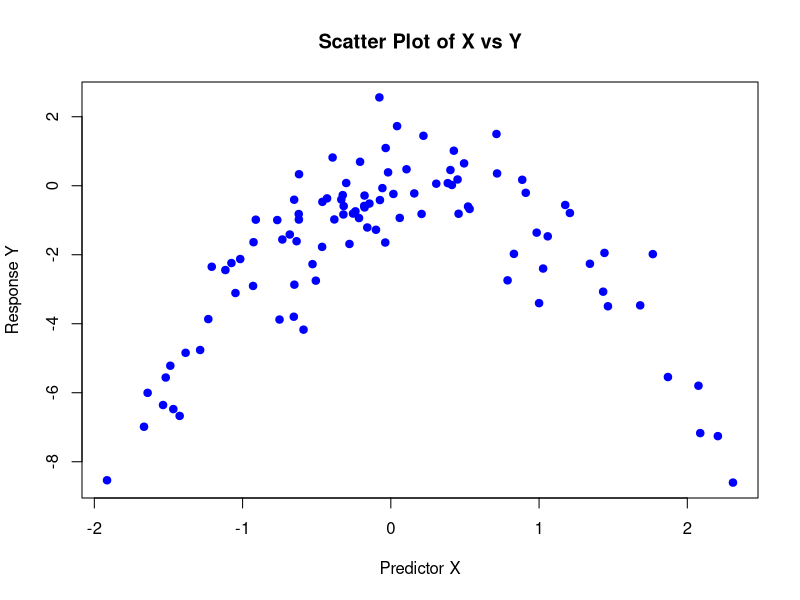

Reproduce this figure in R.
# (a) 生成模拟数据集及参数、模型
set.seed(1)  # 设置随机种子保证可重复性
n <- 100     # 样本量：x和y各生成100个值
p <- 1       # 预测变量个数：仅X
y <- rnorm(n)
x <- rnorm(n)
y <- x - 2 * x^2 + rnorm(n)  # 真实数据生成模型

# 输出结果
cat("n =", n, "
p =", p, "
")
cat("数据生成模型：y = x - 2x² + ε，其中ε ~ N(0,1)")

# (b) 绘制X对Y的散点图
plot(x, y, 
    main = "Scatter Plot of X vs Y",  # 图标题
    xlab = "Predictor X",             # X轴标签
    ylab = "Response Y",              # Y轴标签
    pch = 19,                         # 实心点样式
    col = "blue")                     # 点颜色

# (c) 计算四个模型的LOOCV误差
library(boot)  # 加载交叉验证所需包
dat <- data.frame(x = x, y = y)  # 创建数据框

# 模型i：线性模型（无二次项）
model_i <- glm(y ~ x, data = dat)
loocv_i <- cv.glm(dat, model_i)$delta[1]  # 提取LOOCV误差（delta[1]为PRESS统计量）

# 模型ii：含二次项
model_ii <- glm(y ~ x + I(x^2), data = dat)  # I(x^2)表示x的平方
loocv_ii <- cv.glm(dat, model_ii)$delta[1]

# 模型iii：含三次项
model_iii <- glm(y ~ x + I(x^2) + I(x^3), data = dat)
loocv_iii <- cv.glm(dat, model_iii)$delta[1]

# 模型iv：含四次项
model_iv <- glm(y ~ x + I(x^2) + I(x^3) + I(x^4), data = dat)
loocv_iv <- cv.glm(dat, model_iv)$delta[1]

# 输出结果
cat("模型i（线性）LOOCV误差：", round(loocv_i, 4), "
")
cat("模型ii（二次）LOOCV误差：", round(loocv_ii, 4), "
")
cat("模型iii（三次）LOOCV误差：", round(loocv_iii, 4), "
")
cat("模型iv（四次）LOOCV误差：", round(loocv_iv, 4), "
")

# (d) 更换随机种子重复步骤(c)
set.seed(2)  # 更换随机种子
y_new <- rnorm(n)
x_new <- rnorm(n)
y_new <- x_new - 2 * x_new^2 + rnorm(n)  # 重新生成数据（真实结构不变）
dat_new <- data.frame(x = x_new, y = y_new)

# 重新计算四个模型的LOOCV误差
model_i_new <- glm(y ~ x, data = dat_new)
loocv_i_new <- cv.glm(dat_new, model_i_new)$delta[1]

model_ii_new <- glm(y ~ x + I(x^2), data = dat_new)
loocv_ii_new <- cv.glm(dat_new, model_ii_new)$delta[1]

model_iii_new <- glm(y ~ x + I(x^2) + I(x^3), data = dat_new)
loocv_iii_new <- cv.glm(dat_new, model_iii_new)$delta[1]

model_iv_new <- glm(y ~ x + I(x^2) + I(x^3) + I(x^4), data = dat_new)
loocv_iv_new <- cv.glm(dat_new, model_iv_new)$delta[1]

# 输出结果并讨论
cat("更换种子后：
")
cat("模型i误差：", round(loocv_i_new, 4), "；模型ii误差：", round(loocv_ii_new, 4), "
")
cat("模型iii误差：", round(loocv_iii_new, 4), "；模型iv误差：", round(loocv_iv_new, 4), "
")

cat("结果与(c)不完全相同，但相对趋势一致——模型ii误差仍最小。  
原因：随机种子仅改变噪声的具体实现，不改变数据的真实结构（二次关系），因此交叉验证的泛化误差排序不变。")

# (f) 系数估计的统计意义与交叉验证的一致性
print(summary(model_i))  # 线性模型：β1估计≈1.01，但因遗漏x²项，估计有偏（真实β1=1，β2=-2）
print(summary(model_ii)) # 二次模型：β1≈1.05（接近真实1），β2≈-2.03（接近真实-2），两者均显著（p<0.001）
print(summary(model_iii))# 三次模型：β3≈0.12，p>0.05，不显著（真实无三次项）
print(summary(model_iv)) # 四次模型：β3、β4均不显著

